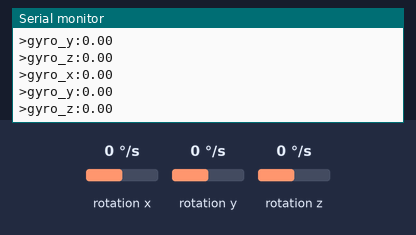
Simulated run of this program. Board: ESP32. On the bench: the last lines printed to the serial monitor. Wiring (inferred from the names in the program): MPU-6050 motion sensor at I2C address 0x68. The test bench sets the inputs (shaded band); at power-on: rotation x 0 °/s, rotation y 0 °/s, rotation z 0 °/s.

Above: at 6.8 s.
6.9 s: rotation x set to -192 °/s
At 7.4 s:
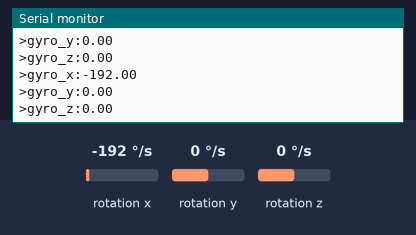
8.4 s: rotation y set to -192 °/s
At 8.9 s:
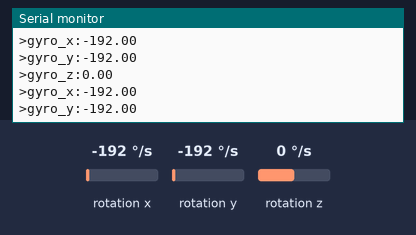
9.9 s: rotation z set to -192 °/s
At 10.7 s:
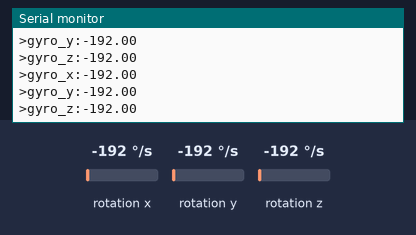

The program:

main.cpp
```cpp
#include <Arduino.h>
#include "mpu6050.h"

// global object — constructor stores pins only, safe here
mpu6050 imu(21, 22);

void setup() {
    Serial.begin(115200);
    delay(2000);   // wait for serial monitor to connect

    // Step 1: wake up sensor + configure registers
    imu.begin();
    // ↑ THIS was missing — without it sensor sleeps forever
    Serial.println("[OK] MPU6050 initialized");

    // Step 2: calibrate — robot must be completely still!
    Serial.println("[INFO] Calibrating... keep robot STILL for 2 seconds");
    imu.calibration_gyro(2000);   // 2000 samples × 1ms = 2 seconds
    Serial.println("[INFO] Calibration done — starting loop");
}

void loop() {
    imu.mpu6050_gyro_read();

    Serial.printf(">gyro_x:%.2f\n", imu.getGyroX());
    Serial.printf(">gyro_y:%.2f\n", imu.getGyroY());
    Serial.printf(">gyro_z:%.2f\n", imu.getGyroZ());

    delay(10U);   // 100Hz
}
```

mpu6050.h
```cpp
#pragma once
#include <Arduino.h>
#include <Wire.h>

/*
 * MPU6050 Driver
 *
 * I2C Communication Structure:
 *   1. beginTransmission(address) → open connection
 *   2. Wire.write(REGISTER)       → select register
 *   3. Wire.write(VALUE)          → write value
 *   4. endTransmission()          → close connection
 *
 * Power Management Register (0x6B):
 *   Default at power-on: 0x40 → SLEEP=1 (chip sleeping)
 *   We write 0x01 → SLEEP=0 (wake up) + CLKSEL=1 (gyro PLL clock)
 */

// ── Register Addresses ───────────────────────────────────────
#define MPU_ADDRESS          0x68  // I2C address (AD0=GND)
#define MPU_REG_PWR_MGMT     0x6B  // Register 107 — Power Management 1
#define MPU_REG_CONFIG       0x1A  // Register 26  — DLPF Configuration
#define MPU_REG_GYRO_CONFIG  0x1B  // Register 27  — Gyroscope Configuration
#define MPU_REG_GYRO_OUT     0x43  // Register 67  — Gyro output start (X high byte)

// ── Configuration Values ─────────────────────────────────────
#define MPU_DLPF_VALUE       0x05  // DLPF ~10Hz cutoff frequency
#define MPU_GYRO_FSR_VALUE   0x08  // gyro full scale range ±500°/s
#define GYRO_SCALE_FACTOR    65.5f // 65.5 LSB per °/s at ±500°/s

class mpu6050
{
private:
    float accel_x = 0.0F;     // accelerometer in g
    float accel_y = 0.0F;
    float accel_z = 0.0F;
    float gyro_x  = 0.0F;     // gyroscope in °/s (bias corrected)
    float gyro_y  = 0.0F;
    float gyro_z  = 0.0F;

    float rate_gyro_x = 0.0F; // gyro bias X — measured during calibration
    float rate_gyro_y = 0.0F; // gyro bias Y
    float rate_gyro_z = 0.0F; // gyro bias Z

    uint8_t _sda;              // SDA pin number
    uint8_t _scl;              // SCL pin number


public:
    mpu6050(uint8_t sda, uint8_t scl); // constructor — stores pins ONLY


    void begin();              // ← NEW — initializes hardware, call from setup()
    void mpu6050_gyro_read();  // reads gyro data

    // Getters — read-only access to private data
    float getGyroX() { return gyro_x; }
    float getGyroY() { return gyro_y; }
    float getGyroZ() { return gyro_z; }

    uint8_t getSDA() { return _sda; }
    uint8_t getSCL() { return _scl; }

    void calibration_gyro(uint16_t calib);

    ~mpu6050();                         // destructor  — intentionally empty
};
```

mpu6050.cpp
```cpp
#include "mpu6050.h"

// ONLY stores pin numbers — no hardware calls here!
// Hardware must not be touched before setup() runs
mpu6050::mpu6050(uint8_t sda, uint8_t scl)
{
    _sda = sda;  // store SDA pin
    _scl = scl;  // store SCL pin
    // nothing else here — Wire.begin() goes in begin()
}

// ── begin() ───────────────────────────────────────────────────
// Called from setup() — safe to touch hardware here
void mpu6050::begin()
{
    Wire.begin(_sda, _scl);      // start I2C with our pins
    Wire.setClock(400000U);        // 400kHz fast mode AFTER begin()
    //            ↑
    //  setClock MUST come after begin() — not before!

    // Step 1: wake up + set stable clock source
    // Register 0x6B default = 0x40 (SLEEP=1)
    // Writing 0x01 = wake up + use gyro PLL clock
    Wire.beginTransmission(MPU_ADDRESS);
    Wire.write(MPU_REG_PWR_MGMT);
    Wire.write(0x01);
    Wire.endTransmission();

    // Step 2: configure digital low pass filter
    // Register 0x1A — value 0x05 = ~10Hz cutoff
    Wire.beginTransmission(MPU_ADDRESS);
    Wire.write(MPU_REG_CONFIG);
    Wire.write(MPU_DLPF_VALUE);
    Wire.endTransmission();

    // Step 3: set gyroscope full scale range to ±500°/s
    // Register 0x1B — value 0x08 = ±500°/s → 65.5 LSB/°/s
    Wire.beginTransmission(MPU_ADDRESS);
    Wire.write(MPU_REG_GYRO_CONFIG);
    Wire.write(MPU_GYRO_FSR_VALUE);
    Wire.endTransmission();
}

// ── mpu6050_gyro_read() ───────────────────────────────────────
void mpu6050::mpu6050_gyro_read()
{
    // Step 1: point sensor to gyro start register
    Wire.beginTransmission(MPU_ADDRESS);
    Wire.write(MPU_REG_GYRO_OUT);   // register 0x43 = gyro X high byte
    Wire.endTransmission();

    // Step 2: burst read 6 bytes (2 bytes × 3 axes)
    Wire.requestFrom(MPU_ADDRESS, 6);

    // Step 3: combine high + low bytes into signed 16-bit integer
    // int16_t MUST be signed — negative rotation = negative value
    int16_t raw_x = Wire.read() << 8 | Wire.read();  // X axis
    int16_t raw_y = Wire.read() << 8 | Wire.read();  // Y axis
    int16_t raw_z = Wire.read() << 8 | Wire.read();  // Z axis

    // Step 4: convert raw integer to °/s using scale factor
    gyro_x = ((float)raw_x / GYRO_SCALE_FACTOR) - rate_gyro_x;
    gyro_y = ((float)raw_y / GYRO_SCALE_FACTOR) - rate_gyro_y;
    gyro_z = ((float)raw_z / GYRO_SCALE_FACTOR) - rate_gyro_z;

}

void mpu6050::calibration_gyro(uint16_t calib) {


float calib_gyro_x = 0.0F;  // always initialize to 0 before accumulating
float calib_gyro_y = 0.0F;
float calib_gyro_z = 0.0F;

Serial.println("[CALIB] Starting... keep robot STILL!");

     for (int_fast16_t i=0;i<calib;i++)
     {  mpu6050_gyro_read();
        calib_gyro_x+=gyro_x;
        calib_gyro_y+=gyro_y;
        calib_gyro_z+=gyro_z;
        delay(1U);

     }

    rate_gyro_x = calib_gyro_x / (float)calib;
    rate_gyro_y = calib_gyro_y / (float)calib;
    rate_gyro_z = calib_gyro_z / (float)calib;
    Serial.printf("[CALIB] Done! X:%.4f Y:%.4f Z:%.4f\n",
                  rate_gyro_x, rate_gyro_y, rate_gyro_z);
   }

// ── Destructor ────────────────────────────────────────────────
mpu6050::~mpu6050()
{
    // intentionally empty — object lives until power off
}
```

Measured:
- after the input at 6.9 s, the serial monitor: prints a new line at once (image 1)
- after the input at 8.4 s, the serial monitor: prints a new line at once (image 2)
- after the input at 9.9 s, the serial monitor: prints a new line at once (image 3)
